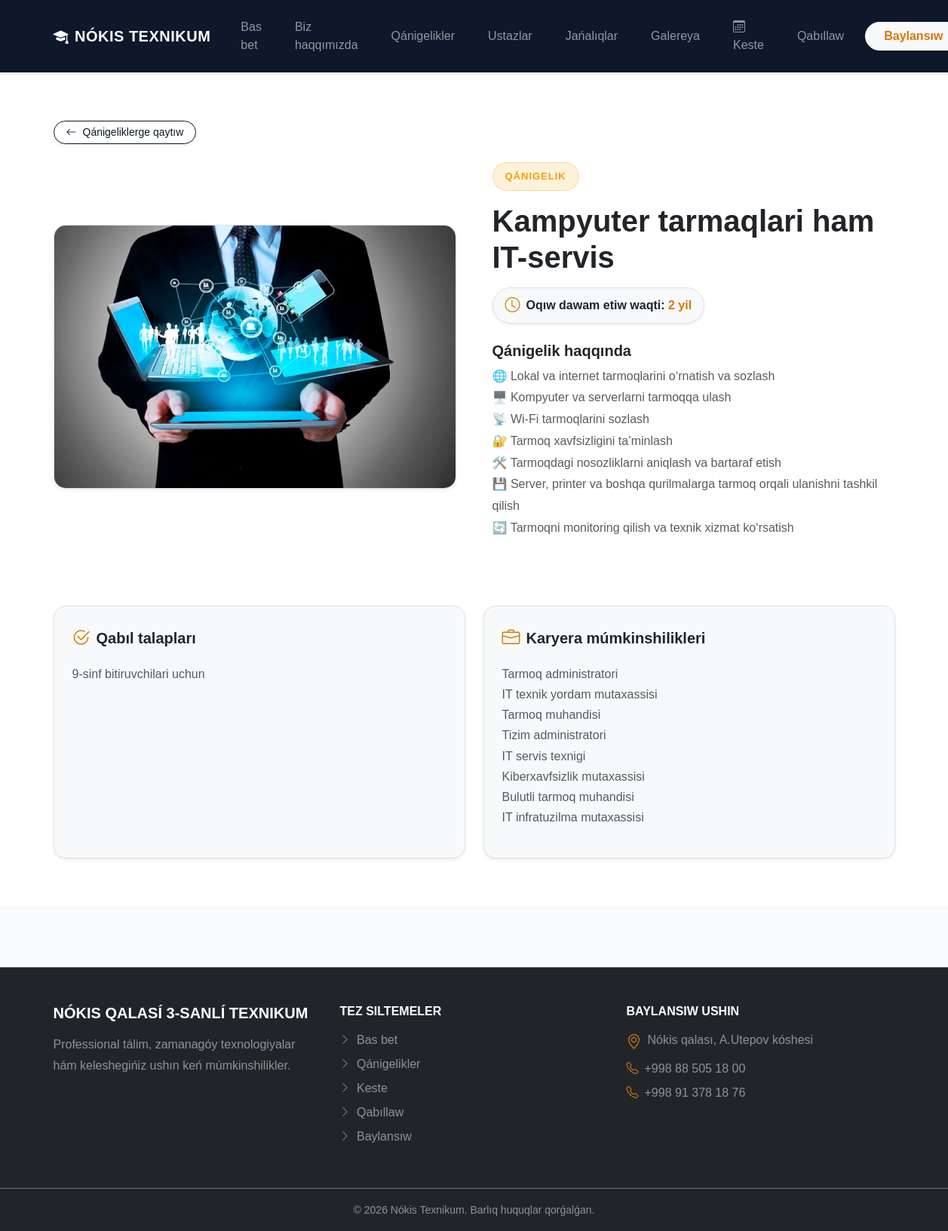
Page /specialties/1/ on the committed database.
### specialties/models.py (models this page shows, shortened)
class Specialty(models.Model):
    name = models.CharField(max_length=255)
    short_description = models.TextField(
        blank=True
    )
    description = models.TextField(
        blank=True
    )
    duration = models.CharField(
        max_length=100,
        blank=True
    )
    admission_requirements = models.TextField(
        blank=True
    )
    career_opportunities = models.TextField(
        blank=True
    )
    image = models.ImageField(
        upload_to="specialties/",
        blank=True,
        null=True
    )
    is_active = models.BooleanField(
        default=True
    )
    created_at = models.DateTimeField(
        auto_now_add=True
    )
    class Meta:
        ordering = ["name"]

### specialties/views.py (the view)
def specialty_detail(request, pk):
    specialty = Specialty.objects.get(
        pk=pk,
        is_active=True
    )
    return render(
        request,
        "specialties/detail.html",
        {
            "specialty": specialty
        }
    )

### specialties/templates/specialties/detail.html (shortened to what this page needs)
{% extends "base.html" %}
{% block content %}
<section class="py-5 bg-white">
    <div class="container py-3">
        <div class="mb-4">
            <a
                href="{% url 'specialty_list' %}"
                class="btn btn-outline-primary btn-sm rounded-pill px-3 shadow-sm d-inline-flex align-items-center gap-2 text-decoration-none"
            >
                <i class="bi bi-arrow-left"></i>
                <span>Qánigeliklerge qaytıw</span>
            </a>
        </div>
        <div class="row g-5 align-items-center">
            <div class="col-lg-6">
                {% if specialty.image %}
                <div class="overflow-hidden rounded-4 shadow-sm border">
                    <img
                        src="{{ specialty.image.url }}"
                        class="img-fluid w-100"
                        alt="{{ specialty.name }}"
                        style="max-height: 420px; object-fit: cover;"
                    >
                </div>
                {% endif %}
            </div>
            <div class="col-lg-6">
                <span class="hero-badge mb-2 d-inline-block">
                    QÁNIGELIK
                </span>
                <h1 class="fw-bold display-6 text-dark mt-2 mb-3">
                    {{ specialty.name }}
                </h1>
                {% if specialty.duration %}
                <div class="d-inline-flex align-items-center bg-light border px-3 py-2 rounded-pill text-dark fw-semibold mb-4 shadow-sm">
                    <i class="bi bi-clock text-primary me-2 fs-5"></i>
                    <span>Oqıw dawam etiw waqti: <span class="text-primary">{{ specialty.duration }}</span></span>
                </div>
                {% endif %}
                {% if specialty.description %}
                <div class="specialty-description text-muted" style="line-height: 1.8;">
                    <h5 class="fw-bold text-dark mb-2">Qánigelik haqqında</h5>
                    {{ specialty.description|linebreaks }}
                </div>
                {% endif %}
            </div>
        </div>
        <div class="row g-4 mt-5">
            {% if specialty.admission_requirements %}
            <div class="col-lg-6">
                <div class="p-4 bg-light border rounded-4 shadow-sm h-100">
                    <div class="d-flex align-items-center gap-2 mb-3">
                        <i class="bi bi-check2-circle text-primary fs-4"></i>
                        <h3 class="fw-bold fs-5 text-dark mb-0">Qabıl talapları</h3>
                    </div>
                    <div class="text-muted" style="line-height: 1.7;">
                        {{ specialty.admission_requirements|linebreaks }}
                    </div>
                </div>
            </div>
            {% endif %}
            {% if specialty.career_opportunities %}
            <div class="col-lg-6">
                <div class="p-4 bg-light border rounded-4 shadow-sm h-100">
                    <div class="d-flex align-items-center gap-2 mb-3">
                        <i class="bi bi-briefcase text-primary fs-4"></i>
                        <h3 class="fw-bold fs-5 text-dark mb-0">Karyera múmkinshilikleri</h3>
                    </div>
                    <div class="text-muted" style="line-height: 1.7;">
                        {{ specialty.career_opportunities|linebreaks }}
                    </div>
                </div>
            </div>
            {% endif %}
        </div>
    </div>
</section>
{% endblock %}

### static/css/style.css (style rules this page uses)
body { font-family: Arial, sans-serif; background-color: #f8fafc; overflow-x: hidden; color: #334155; }
.text-primary { color: #d97706 !important; }
.btn-outline-primary { color: #0f172a !important; border-color: #0f172a !important; }
.hero-badge { display: inline-block; padding: 8px 16px; border-radius: 30px; background: rgba(245, 158, 11, 0.15); color: #f59e0b; font-size: 13px; font-weight: 700; letter-spacing: 1px; border: 1px solid rgba(245, 158, 11, 0.3); }

### rows in the picture
Specialty: image (picture), name "Kampyuter tarmaqlari ham IT-servis", duration "2 yil", description "🌐 Lokal va internet tarmoqlarini o‘rnatish va sozlash 🖥️ Kompyuter va serverlarni tarmoqqa ulash 📡 Wi-Fi tarmoqlarini sozlash 🔐 Tarmoq xavfsizligini ta’minlash 🛠️ Tarmoqdagi nosozliklarni aniqlash va bartaraf etish 💾 Server, printer va boshqa qurilmalarga tarmoq orqali ulanishni tashkil qilish 🔄 Tarmoqni monitoring qilish va texnik xizmat ko‘rsatish", admission_requirements "9-sinf bitiruvchilari uchun", career_opportunities "Tarmoq administratori IT texnik yordam mutaxassisi Tarmoq muhandisi Tizim administratori IT servis texnigi Kiberxavfsizlik mutaxassisi Bulutli tarmoq muhandisi IT infratuzilma mutaxassisi"
